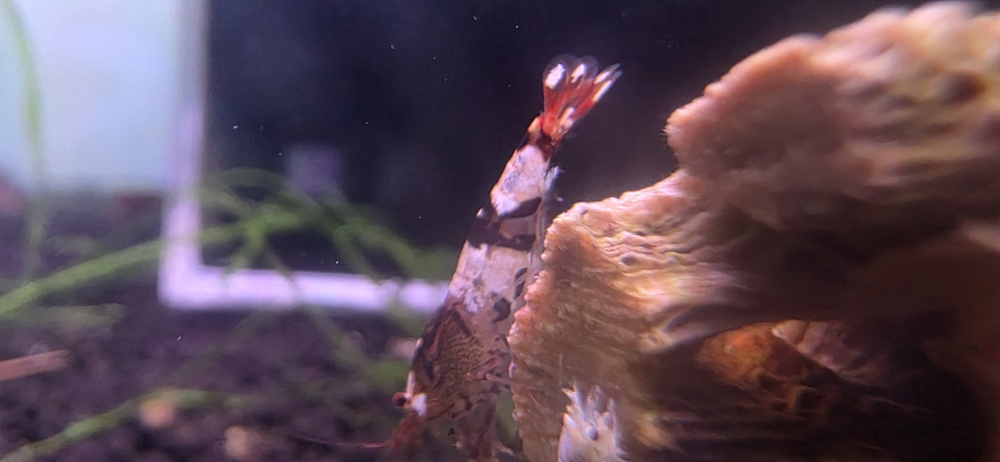
#> input picture Fotos/Tibee/20251012_203538.jpg, 1000 x 462 px, shrunk from 4000 x 1848 before the run
$ python -i process_images.py   (imports and definitions only)
#> lines starting #> are read from the running program, lines starting #| are printed output that depends on the picture
#> further down, picture is the input picture: PIL image 1000x462 RGB; mean R, G, B 95.2, 75.4, 87.6
from pathlib import Path
import json
import re
from PIL import Image, ImageChops, ImageOps

SOURCE = Path(r"D:/FOTOS PRODUCTOS")
DEST_ROOT = Path(r"d:/Proyectos/GuateGambas/public/photos")
MANIFEST = Path(r"d:/Proyectos/GuateGambas/data/imported_product_photos.json")

MAPPING = [
    (r"blody mary|bloody mary", "bloody-mary"),
    (r"green jade", "green-jade"),
    (r"golden bee", "golden-bee"),
    (r"tibee", "tai-bee-spotted-head"),
    (r"\bcrs\b", "crs"),
    (r"\bcbs\b", "taiwan-cbs"),
    (r"cherr", "cherries"),
    (r"black", "black-neocaridina"),
    (r"bacter ae", "bacter-ae"),
    (r"magic powder", "magic-powder"),
    (r"cholla|troncos de cholla", "tronco-cholla"),
    (r"hojas de almendro", "almendro-hojas-10"),
    (r"filtro", "filtro-pulmon-material"),
    (r"sobo", "bomba-sobo"),
    (r"fluval stratum|sustrato fluval", "fluval-stratum"),
    (r"shrim sand|shrimp sand", "shrimp-sand"),
    (r"wanenergy\s*28", "wanenergy-30"),
    (r"wanenergy\s*58|wanenergy\s*60", "wanenergy-60"),
    (r"alimento", "salty-shrimp-gh"),
]
IGNORE = [r"envios a todo el pais"]


def slug_for(name: str):
    text = name.lower()
    for pat in IGNORE:
        if re.search(pat, text):
            return None
    for pat, slug in MAPPING:
        if re.search(pat, text):
            return slug
    return "__UNMAPPED__"


def safe_name(stem: str):
    text = stem.lower().strip()
    text = re.sub(r"[^a-z0-9]+", "-", text)
    text = re.sub(r"-+", "-", text).strip("-")
    return text or "image"


def auto_crop(img: Image.Image):
    w, h = img.size
#> w = 1000; h = 462
    corners = [img.getpixel((0, 0)), img.getpixel((w - 1, 0)), img.getpixel((0, h - 1)), img.getpixel((w - 1, h - 1))]
#> corners = [(185, 202, 210), (52, 42, 51), (110, 98, 98), (52, 27, 22)]
    bg = tuple(int(sum(ch) / 4) for ch in zip(*corners))
#> bg = (99, 92, 95)
    bg_img = Image.new("RGB", img.size, bg)
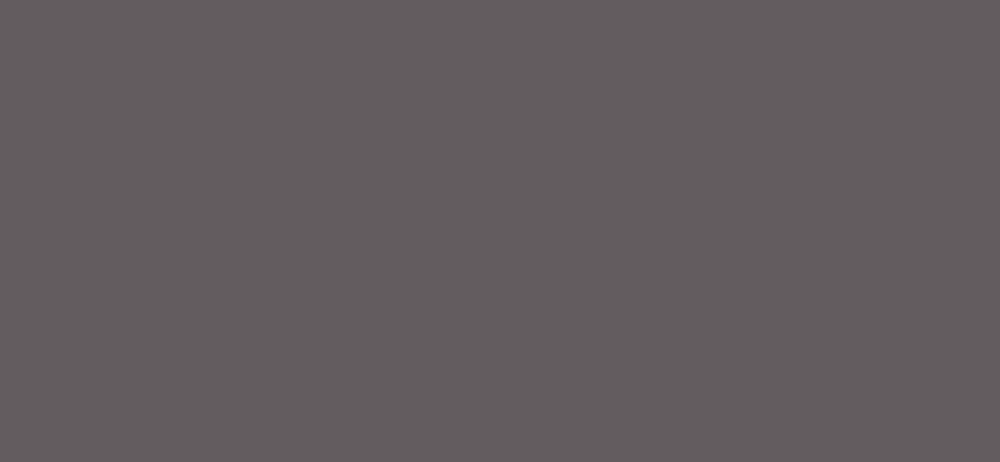
#> bg_img: PIL image 1000x462 RGB; mean R, G, B 99, 92, 95
    diff = ImageChops.difference(img, bg_img)
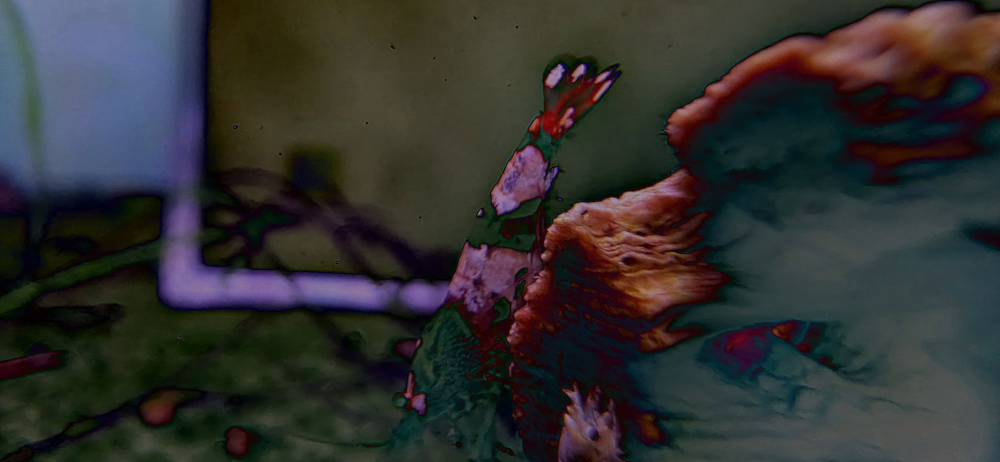
#> diff: PIL image 1000x462 RGB; mean R, G, B 49.1, 48.7, 48
    bbox = diff.getbbox()
#> bbox = (0, 0, 1000, 462)
    if not bbox:
        return img, False
    margin = max(8, int(min(w, h) * 0.01))
#> margin = 8
    left = max(0, bbox[0] - margin)
#> left = 0
    top = max(0, bbox[1] - margin)
#> top = 0
    right = min(w, bbox[2] + margin)
#> right = 1000
    bottom = min(h, bbox[3] + margin)
#> bottom = 462
    cw = right - left
#> cw = 1000
    ch = bottom - top
#> ch = 462
    if cw * ch >= w * h * 0.98:
        return img, False
    return img.crop((left, top, right, bottom)), True


manifest = {}
unmapped = []
processed = []

# [41 lines not run here, left out]

>>> from PIL import Image
>>> picture = Image.open('../Fotos/Tibee/20251012_203538.jpg')
>>> result = auto_crop(picture)
